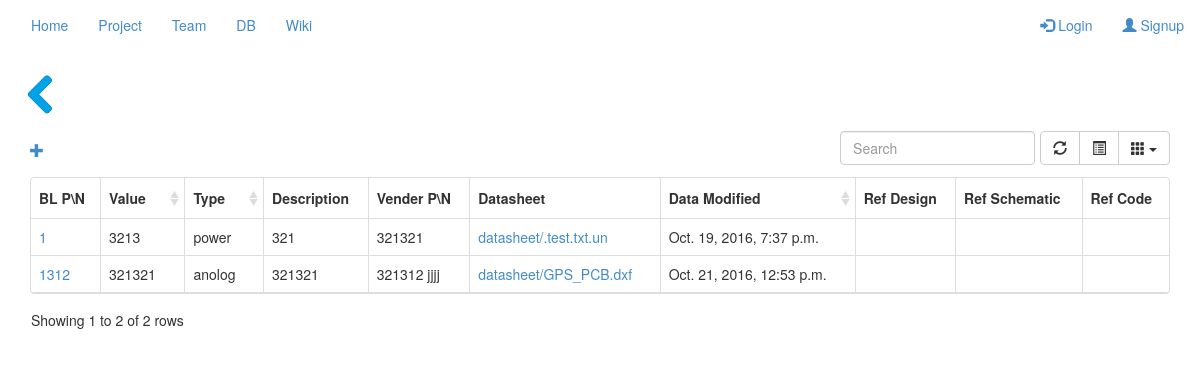
The page /dsshow/ on the database its author committed.
### ds/models.py (models this page shows, shortened)
class ic(models.Model):
    mypn=models.CharField(max_length=30,unique=True)
    value = models.CharField(max_length=30,null=True)
    type = models.CharField(max_length=30,null=True,choices=choice)
    description = models.CharField(max_length=100,null=True)
    venderpn = models.CharField(max_length=30,null=True)
    datasheet =models.FileField(max_length=100,null=True,upload_to='datasheet/')
    refdesign=models.URLField()
    refcode=models.FileField(max_length=100,upload_to='refcode/')
    refsch = models.FileField(max_length=100,upload_to='resch/')
    state=models.NullBooleanField()
    time=models.DateTimeField('Data Modified',auto_now=True)

### ds/views.py (the view)
# urls.py: url(r'^dsshow/',dsv.dsshow,name='dsshow'),
def dsshow(request):
    a=ic.objects.all()
    result=[]
    for i in a:
        type=choice[int(i.type)][1]
        new={'mypn':i.mypn,'value':i.value,'type':type,'description':i.description,
                       'venderpn':i.venderpn,'datasheet':i.datasheet,'refdesign':i.refdesign,'refcode':i.refcode,
                       'refsch':i.refsch,'time':i.time}
        result.append(new)
    return render(request, 'ds_show.html', {'result':result})

### ds/templates/ds_show.html
{% extends 'base.html' %}
{% block body %}
    {% load staticfiles  %}
    <div class="container">
    <div class="row">
        <a href="{% url "dbhome" %}" class="col-md-offset-0"><img src="{% static "image/back.png" %}"></a>
    </div>
    <div id="toolbar" class="btn-group">
        <a class="glyphicon glyphicon-plus" href="{% url "dsupload" %}"></a>
    </div>
    <table data-toggle="table" data-show-columns="true"
           data-show-toggle="true"  data-show-refresh="true"
           data-search="true" data-toolbar="#toolbar"
           data-pagination="true"
             >
    <thead>
        <tr>
            <th data-switchable="false">BL P\N</th>
            <th data-sortable="true" data-switchable="false">Value</th>
            <th data-sortable="true" data-switchable="false">Type</th>
            <th>Description</th>
            <th>Vender P\N</th>
            <th>Datasheet</th>
            <th data-sortable="true">Data Modified</th>
            <th>Ref Design</th>
            <th>Ref Schematic</th>
            <th>Ref Code</th>
        </tr>
    </thead>
    <tbody>
        {% for i in result %}
            <tr>
                <td><a href="\dschange\{{i.mypn}}">{{ i.mypn }}</a></td>
                <td>{{ i.value }}</td>
                <td>{{ i.type }}</td>
                <td>{{ i.description}}</td>
                <td>{{ i.venderpn }}</td>
                <td><a href="{% static i.datasheet %}" target="_blank">{{i.datasheet}}</a></td>
                <td>{{ i.time }}</td>
                <td>{{ i.refdesign }}</td>
                <td><a href="{% static i.refsch %}" target="_blank">{{i.refsch}}</a></td>
                <td><a href="{% static i.refcode %}" target="_blank">{{i.refcode}}</a></td>
            </tr>
    {% endfor %}
    </tbody>
    </table>
    </div>
{% endblock %}

### rows shown on the page
ic: value "3213", description "321", venderpn "321321", datasheet "datasheet/.test.txt.un", time "Oct. 19, 2016, 7:37 p.m."
ic: mypn "1312", value "321321", description "321321", venderpn "321312 jjjj", datasheet "datasheet/GPS_PCB.dxf", time "Oct. 21, 2016, 12:53 p.m."

### other values the page prints
{{ i.mypn }} "1"
{{ i.type }} "power" "anolog"
